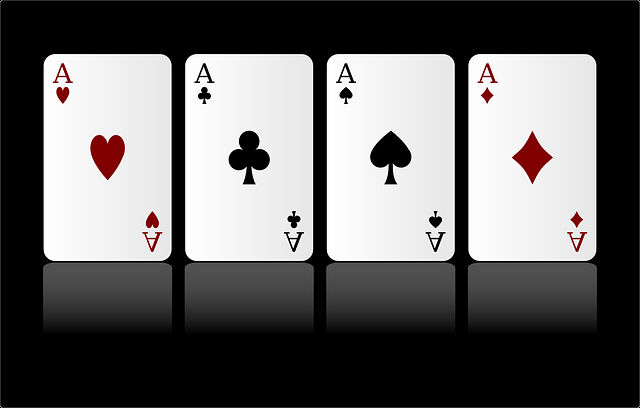
#> input picture OpenCV/card.png, 640 x 408 px
$ jupyter execute '미니프로젝트-개별 카드 추출해서 파일 저장.ipynb'
#> lines starting #> are read from the running program, lines starting #| are printed output that depends on the picture; after the words box and inside, x2 and y2 are one past the last pixel; in counts of white or black regions, pixels touching at a corner belong together
## 미니 프로젝트 : 개별 카드 추출해서 파일 저장

[cell 1]
import cv2
img = cv2.imread('card.png')
#> img is the input picture: shape (408, 640, 3); mean B, G, R 100.5, 100.5, 101.9
target_img=img.copy()

gray = cv2.cvtColor(img,cv2.COLOR_BGR2GRAY)
ret,otsu = cv2.threshold(gray, -1, 255, cv2.THRESH_BINARY | cv2.THRESH_OTSU)
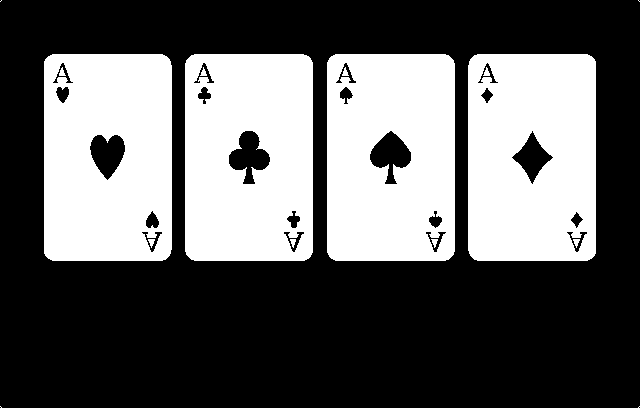
#> otsu: shape (408, 640); 38.1% white; 16 white regions (4 under 20 px)
#> ret = 128
contours, hierarchy = cv2.findContours(otsu, cv2.RETR_LIST, cv2.CHAIN_APPROX_NONE)
#> contours = 36 contours, 4 with area under 20; largest, box (x1, y1, x2, y2) and area: (327, 54, 455, 261) 26057, (468, 54, 596, 261) 26056, (185, 54, 313, 261) 26056, (44, 54, 172, 261) 26054, (228, 130, 271, 185) 1276

COLOR=(0,200,0)
idx=1
for cnt in contours:
    if cv2.contourArea(cnt) > 25000:
        x,y,width,height=cv2.boundingRect(cnt)
        cv2.rectangle(target_img, (x,y), (x+width,y+height), COLOR, 2) #사각형 그림

        crop = img[y:y+height, x:x+width]
        cv2.imshow(f'card_crop_{idx}',crop)
        cv2.imwrite(f'card_crop_{idx}.png',crop) #파일 저장
        idx+=1
#> this loop made 36 passes
#> x on passes 31 to 34: 468, 327, 185, 44
#> cnt on passes 1, 2, 35, 36: [[639, 406], [638, 407]], [[0, 406], [1, 407]], [[638, 0], [639, 1]], [[1, 0], [0, 1]]
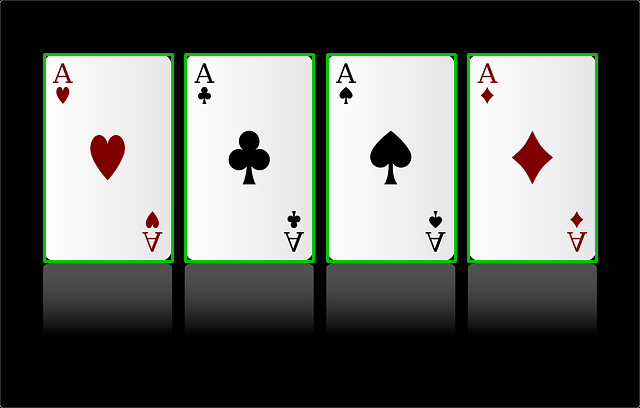
#> target_img: shape (408, 640, 3); 3.07% of pixels changed, all inside (x1, y1, x2, y2) = (43, 53, 598, 263)
#> after the loop, idx = 5

cv2.imshow('img',img)
cv2.imshow('contur',target_img)

cv2.waitKey(0)
cv2.destroyAllWindows()

$ run again, with OpenCV/dilate.png copied over OpenCV/card.png
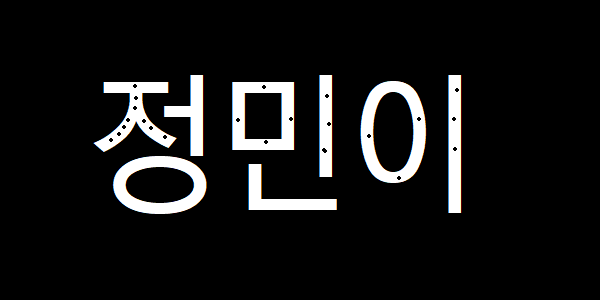
#> input picture OpenCV/dilate.png, 600 x 300 px
#> img is the input picture: shape (300, 600, 3); mean B, G, R 21.9, 21.9, 21.9
#> `gray = cv2.cvtColor(img,cv2.COLOR_BGR2GRAY)`:
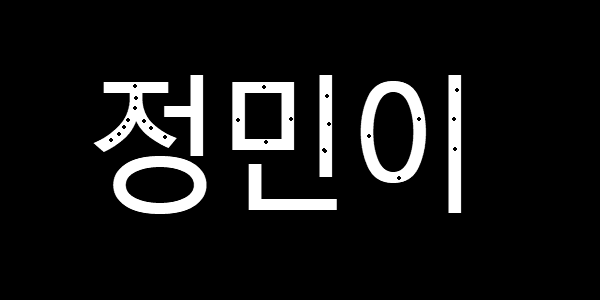
#> gray: shape (300, 600); min 0, max 255, mean 21.9
#> `ret,otsu = cv2.threshold(gray, -1, 255, cv2.THRESH_BINARY | cv2.THRESH..`:
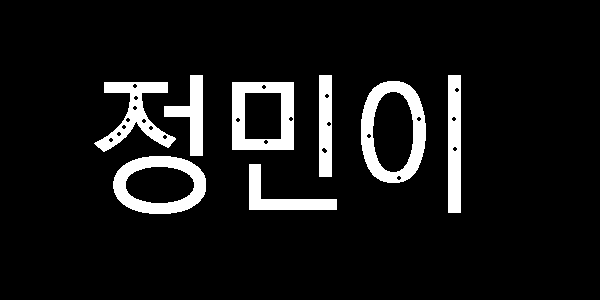
#> otsu: shape (300, 600); 8.7% white; 8 white regions
#> ret = 123
#> contours = 34 contours, 22 with area under 20; largest, box (x1, y1, x2, y2) and area: (361, 81, 426, 183) 5347, (113, 156, 206, 214) 4299, (232, 82, 294, 150) 4087, (372, 91, 414, 173) 2682, (125, 166, 195, 204) 2046
#> the loop `for cnt in contours:` made 34 passes
#> after the loop `for cnt in contours:`: idx = 1
